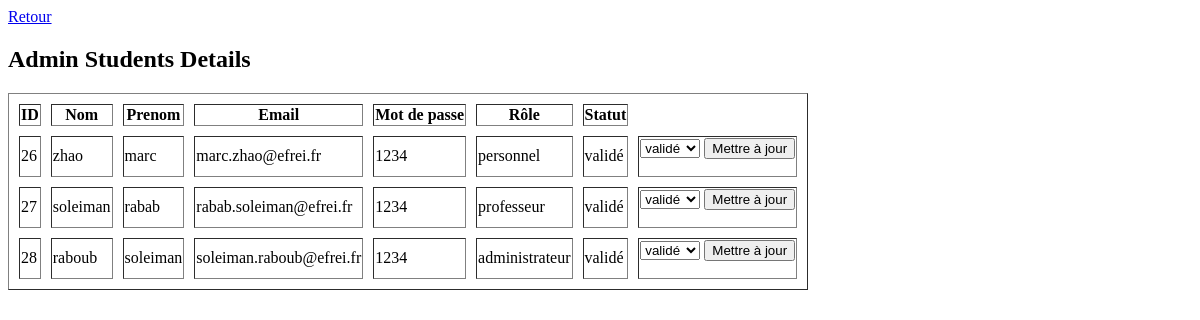
The app's page /PHP/Administrateur/user/list_register.php, older data.
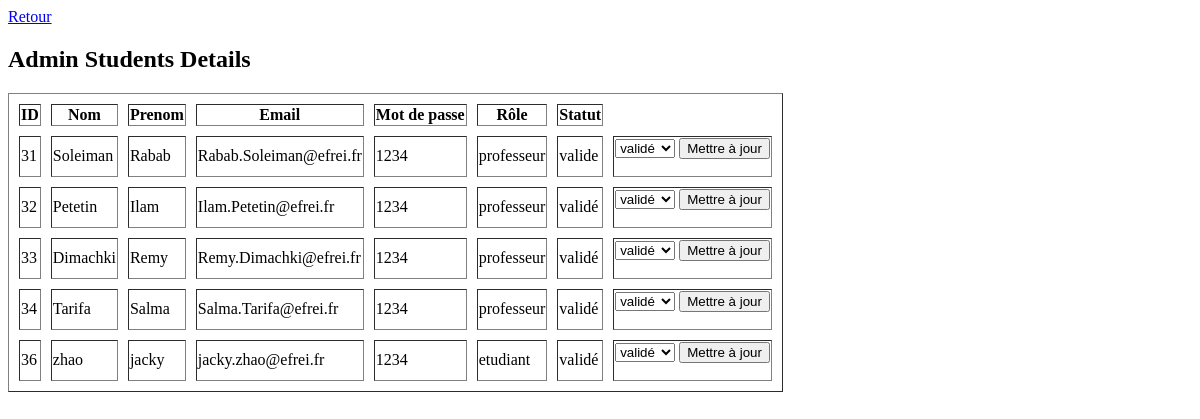
The same page, newer data.
### tables this page shows
CREATE TABLE `user` (
  `ID` int(10) NOT NULL,
  `nom` varchar(50) NOT NULL,
  `prenom` varchar(50) NOT NULL,
  `email` varchar(50) NOT NULL,
  `password` varchar(50) NOT NULL,
  `role` varchar(20) NOT NULL,
  `statut` varchar(20) NOT NULL,
  `formation` varchar(50) NOT NULL
);

### PHP/Administrateur/user/list_register.php (the view, shortened to what this page needs)
<?php
include ('../../dbConn.php');
echo '<a href="../../index.php">Retour</a>';
?>
<!Doctype html>
<html>
<head>
</head>
<body>
    <h2>Admin Students Details</h2>
    <?php
    $query = "SELECT * FROM user";
    $results = mysqli_query($connection,$query);
    ?>
    <table border="1" cellspacing='10'>
        <tr>
            <th>ID</th>
            <th>Nom</th>
            <th>Prenom</th>
            <th>Email</th>
            <th>Mot de passe</th>
            <th>Rôle</th>
            <th>Statut</th>
        </tr>
        <?php while($row = mysqli_fetch_assoc($results)){
            echo '<tr>';
            echo '<td>'. $row['ID'] . '</td>';
            echo '<td>'. $row['nom'] . '</td>';
            echo '<td>'. $row['prenom'] . '</td>';
            echo '<td>'. $row['email'] . '</td>';
            echo '<td>'. $row['password'] . '</td>';
            echo '<td>'. $row['role'] . '</td>';
            echo '<td>'. $row['statut'] . '</td>';
            echo '<td>
                    <form action="" method="post">
                        <input type="hidden" name="userID" value="'. $row['ID'] .'">
                        <select name="statut">
                            <option value="valide">validé</option>
                            <option value="refuser">refusé</option>
                        </select>
                        <input type="submit" name="btnUpdate" value="Mettre à jour">
                    </form>
                </td>';
            echo '</tr>';
        }
    ?>
    </table>
    </body>
    </html>

Row changes from the older to the newer data that the page shows:
removed user: ID "26", nom "zhao", prenom "marc", email "marc.zhao@efrei.fr", password "1234", role "personnel", statut "validé"
removed user: ID "27", nom "soleiman", prenom "rabab", email "rabab.soleiman@efrei.fr", password "1234", role "professeur", statut "validé"
removed user: ID "28", nom "raboub", prenom "soleiman", email "soleiman.raboub@efrei.fr", password "1234", role "administrateur", statut "validé"
added user: ID "31", nom "Soleiman", prenom "Rabab", email "Rabab.Soleiman@efrei.fr", password "1234", role "professeur", statut "valide"
added user: ID "32", nom "Petetin", prenom "Ilam", email "Ilam.Petetin@efrei.fr", password "1234", role "professeur", statut "validé"
added user: ID "33", nom "Dimachki", prenom "Remy", email "Remy.Dimachki@efrei.fr", password "1234", role "professeur", statut "validé"
added user: ID "34", nom "Tarifa", prenom "Salma", email "Salma.Tarifa@efrei.fr", password "1234", role "professeur", statut "validé"
added user: ID "36", nom "zhao", prenom "jacky", email "jacky.zhao@efrei.fr", password "1234", role "etudiant", statut "validé"
